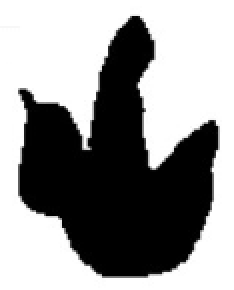
#> input picture fossil2.png, 117 x 145 px (shown 2 times larger)
$ python main.py
#> lines starting #> are read from the running program, lines starting #| are printed output that depends on the picture; after the words box and inside, x2 and y2 are one past the last pixel; in counts of white or black regions, pixels touching at a corner belong together; long printed decimals are rounded
import cv2
import numpy as np
import matplotlib.pyplot as plt

def load_and_preprocess_image(file_path):
    # 이미지 로드 및 그레이스케일 변환
#> called with file_path = 'fossil2.png'
    img = cv2.imread(file_path, cv2.IMREAD_GRAYSCALE)
#> img is the input picture: shape (145, 117); min 0, max 255, mean 147.6
    # 이진화하여 발자국 영역을 강조
    _, binary = cv2.threshold(img, 127, 255, cv2.THRESH_BINARY_INV)
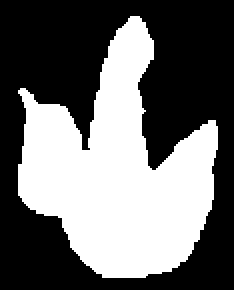
#> binary: shape (145, 117) (shown 2 times larger); 42.1% white; 1 white region
    return img, binary

def find_contours(binary_image):
    # 윤곽선 찾기
    contours, _ = cv2.findContours(binary_image, cv2.RETR_EXTERNAL, cv2.CHAIN_APPROX_SIMPLE)
#> contours = 1 contour; box (x1, y1, x2, y2) and area: (9, 8, 109, 139) 6918
    return contours

def find_extreme_points(contour):
    # 기존 각도 계산에 사용할 극점 (y좌표가 가장 높은 점, 가장 낮은 점, x좌표가 가장 작은 점)
    topmost = tuple(contour[contour[:, :, 1].argmin()][0])  # y좌표가 가장 높은 점
    bottommost = tuple(contour[contour[:, :, 1].argmax()][0])  # y좌표가 가장 낮은 점
    leftmost = tuple(contour[contour[:, :, 0].argmin()][0])  # x좌표가 가장 작은 점
    # 새 기준에 사용할 극점 (y좌표가 가장 높은 점, 가장 낮은 점, x좌표가 가장 큰 점)
    rightmost = tuple(contour[contour[:, :, 0].argmax()][0])  # x좌표가 가장 큰 점
    return topmost, bottommost, leftmost, rightmost

def calculate_angle(p1, p2, p3):
    # 세 점을 통해 각도를 계산
    a = np.array(p1)
    b = np.array(p2)
    c = np.array(p3)
    ab = a - b
    cb = c - b
    cosine_angle = np.dot(ab, cb) / (np.linalg.norm(ab) * np.linalg.norm(cb))
    angle = np.degrees(np.arccos(cosine_angle))
    return angle

def draw_and_calculate_average_angle(img, contours):
    # 윤곽선 그리기
    contour_img = cv2.cvtColor(img, cv2.COLOR_GRAY2BGR)
    cv2.drawContours(contour_img, contours, -1, (0, 255, 0), 1)

    # 첫 번째 윤곽선에서 극점 찾기
    topmost, bottommost, leftmost, rightmost = find_extreme_points(contours[0])

    # 기존 기준 각도 계산 (y 좌표 최고, 최저, x 좌표 최소)
    angle1 = calculate_angle(topmost, bottommost, leftmost)
    # 새로운 기준 각도 계산 (y 좌표 최고, 최저, x 좌표 최대)
    angle2 = calculate_angle(topmost, bottommost, rightmost)

    # 각도의 평균 계산
    average_angle = (angle1 + angle2) / 2

    # 각도 및 평균 각도 텍스트 표시
    cv2.line(contour_img, topmost, bottommost, (255, 0, 0), 2)  # 파란색 선
    cv2.line(contour_img, bottommost, leftmost, (0, 255, 255), 2)  # 노란색 선
    cv2.line(contour_img, bottommost, rightmost, (255, 0, 255), 2)  # 분홍색 선

    cv2.putText(contour_img, f"Angle1: {angle1:.1f}", (bottommost[0] + 10, bottommost[1] - 20),
                cv2.FONT_HERSHEY_SIMPLEX, 0.5, (255, 0, 0), 1)
    cv2.putText(contour_img, f"Angle2: {angle2:.1f}", (bottommost[0] + 10, bottommost[1] + 20),
                cv2.FONT_HERSHEY_SIMPLEX, 0.5, (255, 0, 255), 1)
    cv2.putText(contour_img, f"Average Angle: {average_angle:.1f}", (bottommost[0] + 10, bottommost[1] + 40),
                cv2.FONT_HERSHEY_SIMPLEX, 0.5, (0, 255, 255), 1)

    return contour_img, average_angle

# 메인 코드
file_path = "fossil2.png"
original_img, binary_img = load_and_preprocess_image(file_path)
contours = find_contours(binary_img)
img_with_average_angle, average_angle = draw_and_calculate_average_angle(original_img, contours)
#> in find_extreme_points, `topmost = tuple(contour[contour[:, :, 1].argmin()][0])`: topmost = (65, 8)
#> in find_extreme_points, `bottommost = tuple(contour[contour[:, :, 1].argmax()][0])`: bottommost = (51, 138)
#> in find_extreme_points, `leftmost = tuple(contour[contour[:, :, 0].argmin()][0])`: leftmost = (9, 45)
#> in find_extreme_points, `rightmost = tuple(contour[contour[:, :, 0].argmax()][0])`: rightmost = (108, 74)
#> in draw_and_calculate_average_angle, `topmost, bottommost, leftmost, rightmost = find_extreme_points(contour..`: topmost = (65, 8); bottommost = (51, 138); leftmost = (9, 45); rightmost = (108, 74)
#> in calculate_angle, `a = np.array(p1)`: a = [65, 8]
#> in calculate_angle, `b = np.array(p2)`: b = [51, 138]
#> in calculate_angle, `c = np.array(p3)`: c = [9, 45]
#> in calculate_angle, `ab = a - b`: ab = [14, -130]
#> in calculate_angle, `cb = c - b`: cb = [-42, -93]
#> in calculate_angle, `cosine_angle = np.dot(ab, cb) / (np.linalg.norm(ab) * np.linalg.norm(c..`: cosine_angle = 0.862
#> in calculate_angle, `angle = np.degrees(np.arccos(cosine_angle))`: angle = 30.45
#> in draw_and_calculate_average_angle, `angle2 = calculate_angle(topmost, bottommost, rightmost)`: angle2 = 35.54
#> in draw_and_calculate_average_angle, `average_angle = (angle1 + angle2) / 2`: average_angle = 33
#> in draw_and_calculate_average_angle, `cv2.putText(contour_img, f"Angle1: {angle1:.1f}", (bottommost[0] + 10,..`:
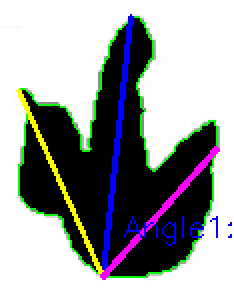
#> contour_img: shape (145, 117, 3) (shown 2 times larger); mean B, G, R 157.3, 156, 153.6
#> average_angle = 33

# 결과 시각화
plt.imshow(img_with_average_angle)
plt.title("Contours with Key Points and Average Angle")
plt.axis('off')
plt.show()

# 평균 각도 출력

print("Average Angle between extreme points:", average_angle)
#| Average Angle between extreme points: 32.997
if float(average_angle) < 40:
    print("theropod")
else:
    print("ornithischian")

$ run again, with fossil.png copied over fossil2.png
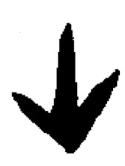
#> input picture fossil.png, 125 x 166 px
#> in load_and_preprocess_image, img is the input picture: shape (166, 125); min 0, max 255, mean 199.8
#> in load_and_preprocess_image, `_, binary = cv2.threshold(img, 127, 255, cv2.THRESH_BINARY_INV)`:
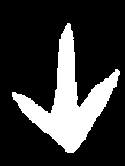
#> binary: shape (166, 125); 21.5% white; 1 white region
#> in find_contours, `contours, _ = cv2.findContours(binary_image, cv2.RETR_EXTERNAL, cv2.CH..`: contours = 1 contour; box (x1, y1, x2, y2) and area: (12, 23, 120, 153) 4244
#> in find_extreme_points, `topmost = tuple(contour[contour[:, :, 1].argmin()][0])`: topmost = (67, 23)
#> in find_extreme_points, `bottommost = tuple(contour[contour[:, :, 1].argmax()][0])`: bottommost = (67, 152)
#> in find_extreme_points, `leftmost = tuple(contour[contour[:, :, 0].argmin()][0])`: leftmost = (12, 92)
#> in find_extreme_points, `rightmost = tuple(contour[contour[:, :, 0].argmax()][0])`: rightmost = (119, 74)
#> in draw_and_calculate_average_angle, `topmost, bottommost, leftmost, rightmost = find_extreme_points(contour..`: topmost = (67, 23); bottommost = (67, 152); leftmost = (12, 92); rightmost = (119, 74)
#> a = [67, 23]
#> b = [67, 152]
#> c = [12, 92]
#> ab = [0, -129]
#> cb = [-55, -60]
#> cosine_angle = 0.737
#> angle = 42.51
#> angle2 = 33.69
#> in draw_and_calculate_average_angle, `average_angle = (angle1 + angle2) / 2`: average_angle = 38.1
#> in draw_and_calculate_average_angle, `cv2.putText(contour_img, f"Angle1: {angle1:.1f}", (bottommost[0] + 10,..`:
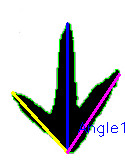
#> contour_img: shape (166, 125, 3); mean B, G, R 207.2, 205.5, 204.1
#| Average Angle between extreme points: 38.100
